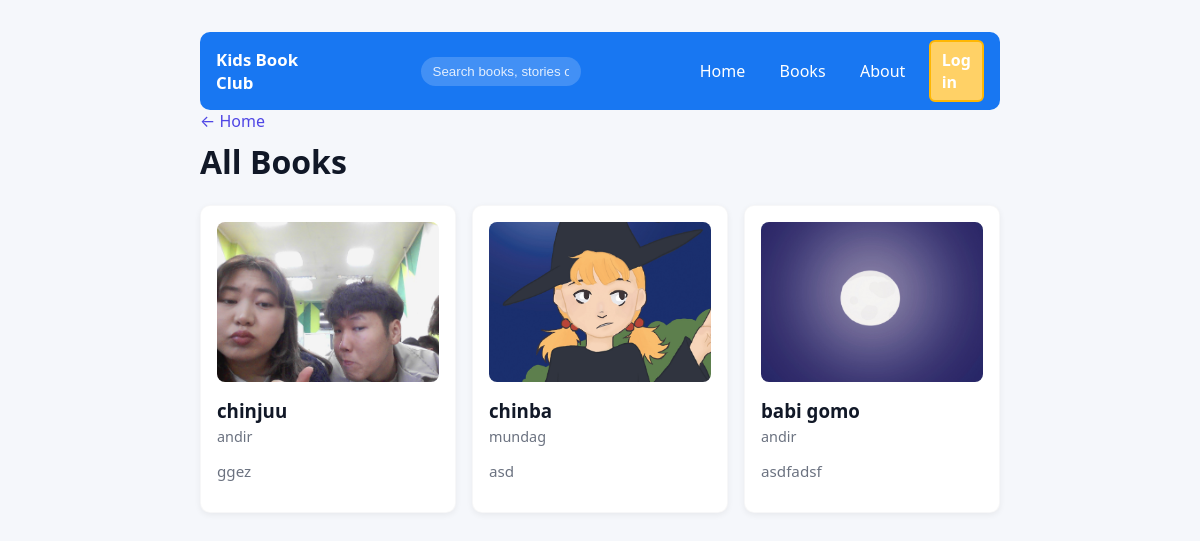
/books, run on the app's committed database.
### tables this page shows
CREATE TABLE books (
        id INTEGER PRIMARY KEY AUTOINCREMENT,
        title TEXT NOT NULL,
        author TEXT,
        description TEXT
    , image TEXT);

### app.py (the view)
@app.route('/books')
def books():
    conn = get_db_connection()
    rows = conn.execute('SELECT id, title, author, description, image FROM books ORDER BY id DESC').fetchall()
    books = [dict(r) for r in rows]
    conn.close()
    return render_template('books.html', books=books)

### app.py (called while the page is built)
def get_db_connection():
    db_path = os.path.join(app.instance_path, 'database.db')
    conn = sqlite3.connect(db_path)
    conn.row_factory = sqlite3.Row
    return conn

### templates/books.html (shortened to what this page needs)
<!doctype html>
<html lang="en">
  <head>
    <link rel="stylesheet" href="/static/style.css">
  </head>
  <body>
    <div class="container">
      <nav class="nav">
        <div class="nav-left">
          <a href="/" class="logo">Kids Book Club</a>
        </div>
        <div class="nav-center">
          <input id="nav-search" class="nav-search" placeholder="Search books, stories or authors" autocomplete="off" />
        </div>
        <div class="nav-right">
          {% if session.get('username') %}
            <span class="profile-pill">{{ session.username }}</span>
            <a href="/books" class="active">Books</a>
            <a href="/profile">Profile</a>
            <a href="/logout">Logout</a>
          {% else %}
            <a href="/" class="">Home</a>
            <a href="/books" class="active">Books</a>
            <a href="/#about">About</a>
            <a href="/login" class="login-button">Log in</a>
          {% endif %}
        </div>
      </nav>
      <header>
        <a href="/" class="back">← Home</a>
        <h1>All Books</h1>
      </header>
      <div class="books-grid">
        {% if books %}
          {% for book in books %}
        <a class="book-card" href="{{ url_for('book_detail', book_id=book.id) }}">
          {% if book.image %}
            <img src="{{ url_for('static', filename='uploads/' ~ book.image) }}" alt="{{ book.title }} cover" />
          {% else %}
            <div style="width:100%;height:160px;background:#f3f4f6;border-radius:8px;display:flex;align-items:center;justify-content:center;color:#9ca3af;margin-bottom:.5rem">No cover</div>
          {% endif %}
          <div style="padding-top:.25rem">
            <h3>{{ book.title }}</h3>
            <p class="author">{{ book.author }}</p>
            <p class="desc">{{ book.description }}</p>
          </div>
        </a>
          {% endfor %}
        {% else %}
          <p>No books available yet.</p>
        {% endif %}
      </div>
    </div>
  </body>
</html>

### static/style.css (style rules this page uses)
:root { --bg:#f5f7fb; --card:#ffffff; --accent:#4f46e5; --muted:#6b7280; }
* { box-sizing:border-box }
body { font-family:system-ui,-apple-system,Segoe UI,Roboto,'Helvetica Neue',Arial; background:var(--bg); margin:0; padding:2rem; color:#111827; }
.container { max-width:800px; margin:0 auto; }
h1 { margin-top:0 }
.nav { display:flex;justify-content:space-between;align-items:center;padding:.5rem 1rem;border-radius:10px;background:#1877f2;color:white }
.logo { font-weight:700;color:#fff;text-decoration:none;font-size:1.05rem }
.nav-center { flex:1;display:flex;justify-content:center;padding:0 1rem;position:relative }
.nav-search { width:320px;max-width:50%;padding:.45rem .75rem;border-radius:20px;border:none;background:rgba(255,255,255,0.18);color:#fff }
.nav-search::placeholder { color:rgba(255,255,255,0.85) }
.nav-right { display:flex;align-items:center }
.nav-right a { margin-left:0.75rem;color:#fff;text-decoration:none;padding:.45rem .7rem;border-radius:6px }
.login-button { background:#ffd166;color:#1f2937;padding:.4rem .65rem;border-radius:999px;border:2px solid #ffb703;text-decoration:none;font-weight:600;margin-left:1rem }
.books-grid { display:grid;grid-template-columns:repeat(auto-fill,minmax(220px,1fr));gap:1rem;margin-top:1rem }
.book-card { background:var(--card); padding:1rem; border-radius:10px; box-shadow:0 2px 6px rgba(0,0,0,0.06); display:block; color:inherit; text-decoration:none; transition:box-shadow .18s ease, transform .18s ease; overflow:hidden; border:1px solid rgba(15,23,42,0.03); -webkit-tap-highlight-color: transparent; }
.book-card img { border-radius:8px;display:block;width:100%;height:160px;object-fit:cover;margin-bottom:.5rem }
.book-card h3 { margin:.25rem 0 }
.book-card .author { color:var(--muted);font-size:.9rem;margin:.25rem 0 }
.book-card .desc { color:var(--muted);font-size:.95rem;max-height:3.6em;overflow:hidden;text-overflow:ellipsis }
.book-card:link,.book-card:visited { color:inherit }
.back { display:inline-block;margin-bottom:.5rem;color:var(--accent);text-decoration:none }

### data on the page
books: image (picture), title "chinjuu", author "andir", description "ggez"
books: image (picture), title "chinba", author "mundag", description "asd"
books: image (picture), title "babi gomo", author "andir", description "asdfadsf"
